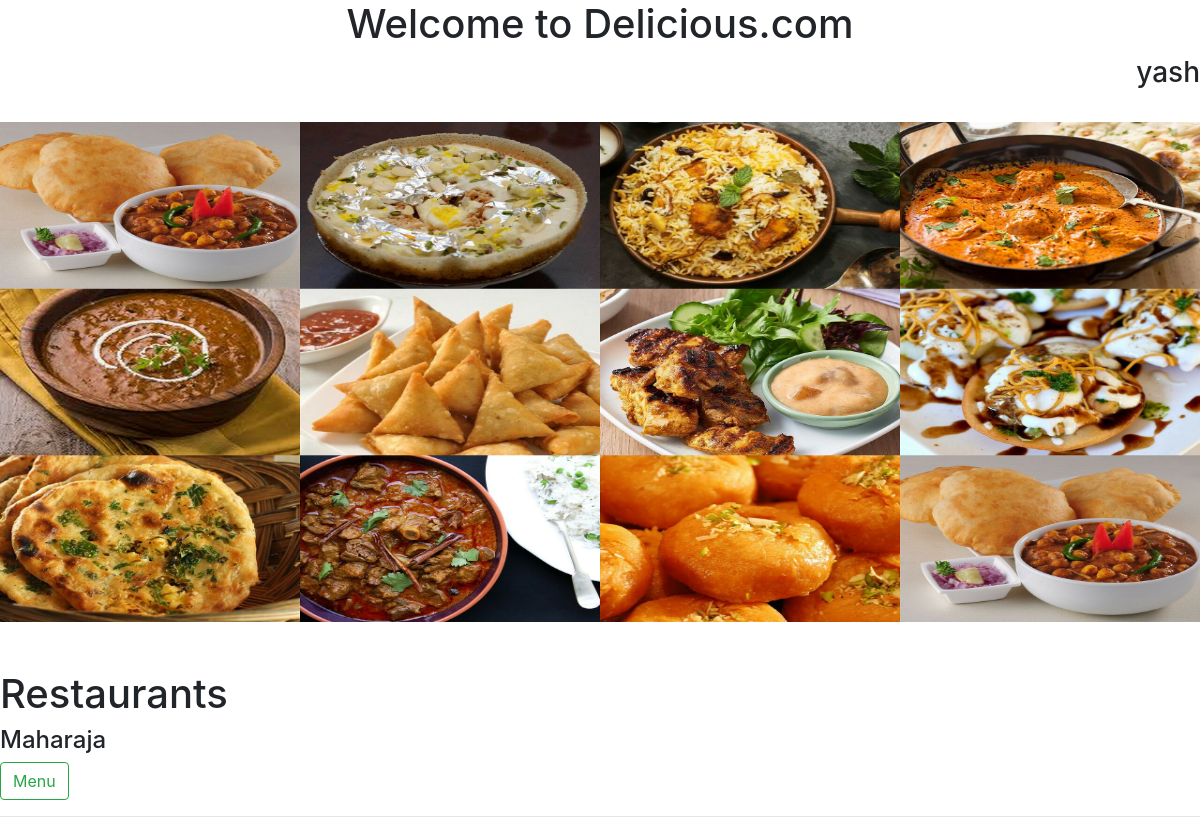
Screenshot of /customer/1 with the database file from the repository.
### accounts/models.py (models this page shows)
class Customer(models.Model):
	name = models.CharField(max_length = 20)
	password = models.CharField(max_length = 100)
	location = models.TextField(null = False)
	is_login = models.BooleanField(default = False)
	def __str__(self):
		return self.name

### restaurant/models.py (models this page shows, shortened)
class Resturant(models.Model):
  owner=ForeignKey(Owner,on_delete = models.CASCADE)
  name=models.CharField(max_length=20)
  address=models.CharField(max_length=200)
  latitude=models.IntegerField()
  longitude=models.IntegerField()
  opening_time=models.TimeField()
  closing_time=models.TimeField()
  bill_limit=models.IntegerField()

### customer/views.py (the view)
# urls.py: path('<int:id>',views.home,name = 'home'),
def home(request,id):
	customer = Customer.objects.get(id=id)
	request.session["cust_id"] = id
	restaurant = Resturant.objects.all()
	return render(request,'home.html',{'restaurant' : restaurant,'customer' : customer})

### customer/templates/home.html (shortened to what this page needs)
{% extends 'main.html' %}
{% load static %}
{% block content %}
	<section id="home">
		<h1 align="center" class="h-primary">Welcome to Delicious.com</h1>
		<h3 align="right">{{customer}}</h3><br>
		<img src="{% static 'bg1.jpg' %}" height = "500px" top = "0px" left = "0px" width = "100%">
    </section><br><br>
	<h1>Restaurants</h1>
	{% for i in restaurant %}
		<h4>{{i.name}}</h4>
		<form action="{% url 'menu' %}" method="post">
			<button value={{i.id}} name = 'try' class="btn btn-outline-success add-btn" data-action="add" type="submit">Menu</button>
		</form>
	{% endfor %}
{% endblock content %}

### accounts/templates/main.html (style rules this page uses)
body, html { margin: 0; padding: 0; height: 100%; background: white; }

### rows the page displays
Customer: name "yash"
Resturant: name "Maharaja", {{ i.id }} 1 (drawn)
